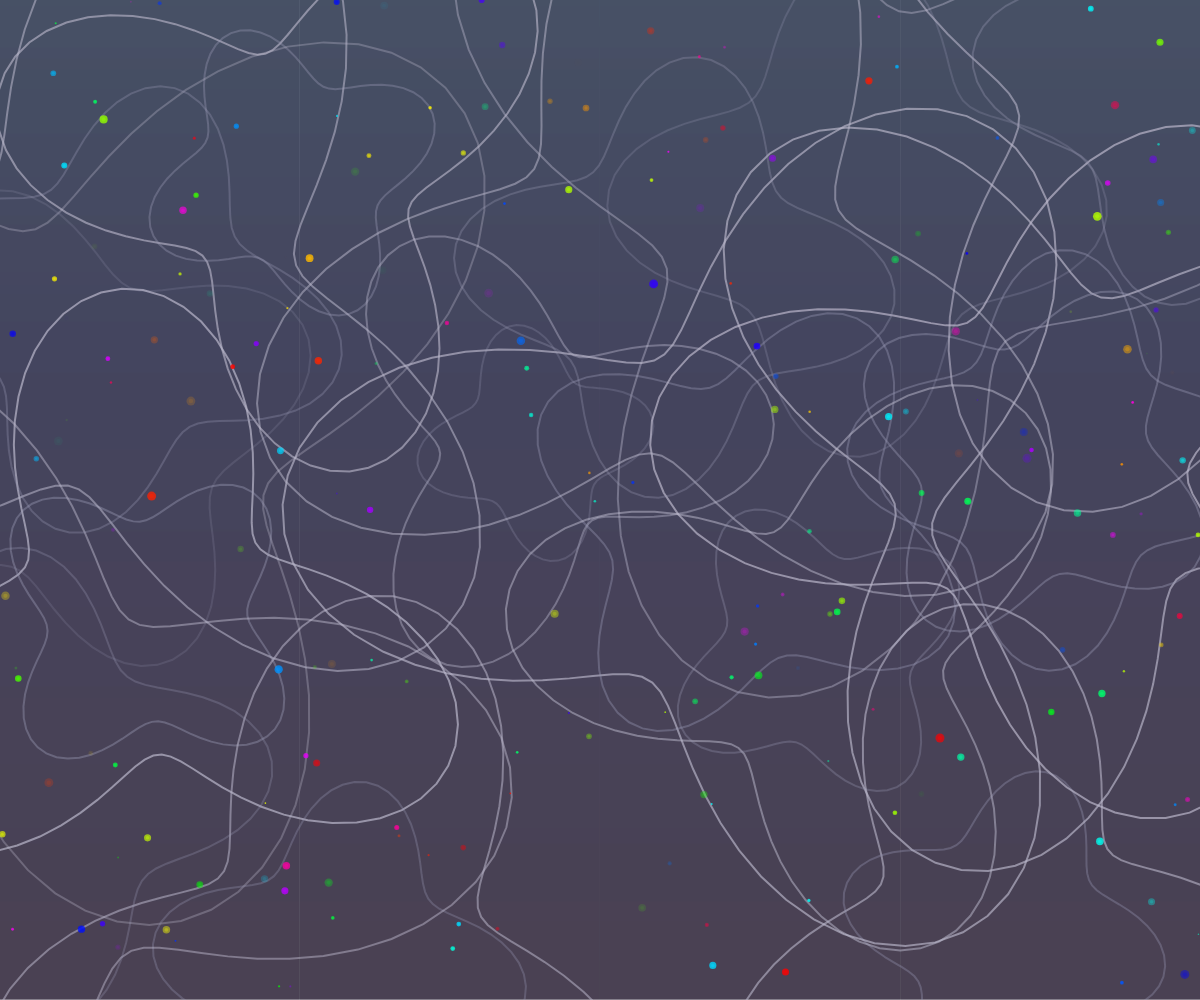
Frame 1 (no input)
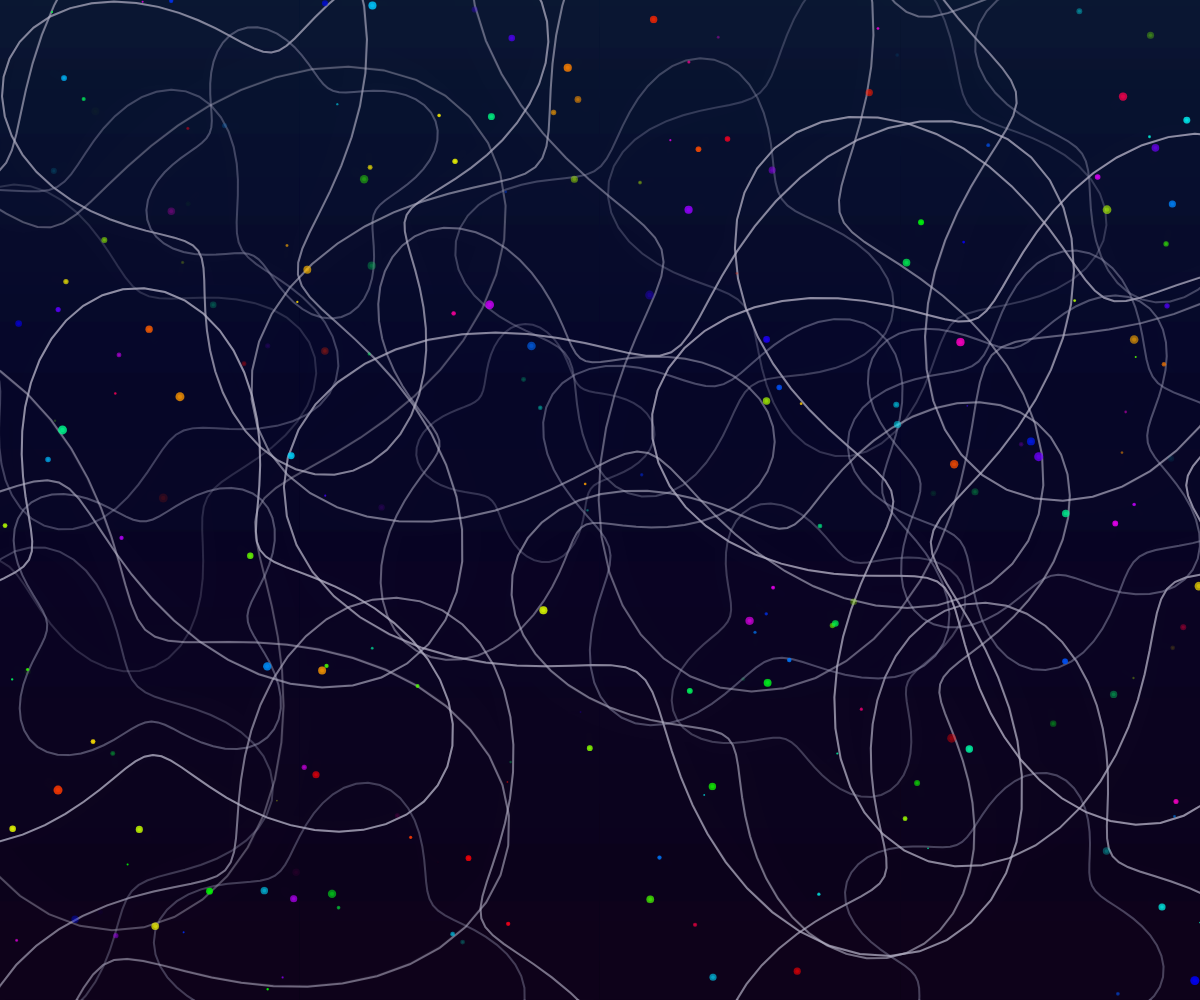
Frame 60 (no input)
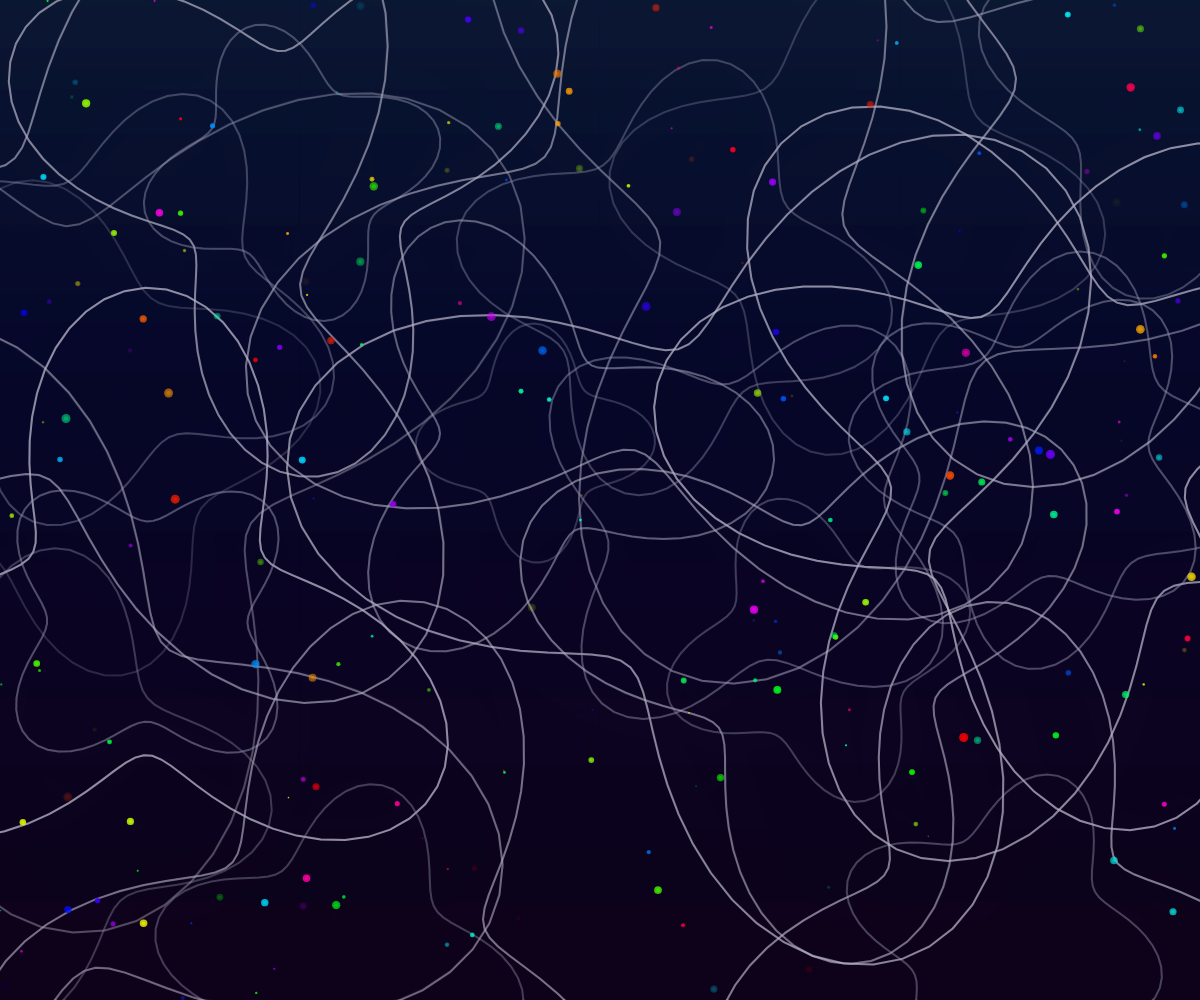
Frame 120 (the mouse pressed at the canvas centre since frame 60)

The p5.js sketch that drew these frames (run headless with seeded random() and noise() and a simulated clock; from frame 60 on, the mouse is pressed at the canvas centre):

// p5.js sketch
// ── sketch.js
let clouds = [];
let lights = [];
let gradient;

function setup() {
  createCanvas(windowWidth, windowHeight);
  colorMode(HSB, 360, 100, 100, 1);
  
  // Create gradient background
  gradient = createGraphics(width, height);
  for (let y = 0; y < height; y++) {
    let inter = map(y, 0, height, 0, 1);
    let c = lerpColor(color(220, 80, 20), color(270, 90, 10), inter);
    gradient.stroke(c);
    gradient.line(0, y, width, y);
  }
  
  // Create cloud formations
  for (let i = 0; i < 15; i++) {
    clouds.push({
      x: random(width),
      y: random(height),
      size: random(200, 600),
      speed: random(0.001, 0.003),
      angle: random(TWO_PI),
      opacity: random(0.3, 0.7)
    });
  }
  
  // Create glowing lights within clouds
  for (let i = 0; i < 200; i++) {
    lights.push({
      x: random(width),
      y: random(height),
      size: random(0.5, 3),
      hue: random(360),
      pulseSpeed: random(0.02, 0.05),
      pulsePhase: random(TWO_PI)
    });
  }
}

function draw() {
  // Draw gradient background
  image(gradient, 0, 0);
  
  // Update and draw clouds
  for (let cloud of clouds) {
    cloud.angle += cloud.speed;
    
    push();
    translate(cloud.x, cloud.y);
    rotate(cloud.angle);
    
    // Draw flowing cloud shape with pulsing opacity
    noFill();
    stroke(250, 10, 80, cloud.opacity);
    strokeWeight(2);
    
    beginShape();
    for (let i = 0; i < 100; i++) {
      let angle = map(i, 0, 99, 0, TWO_PI);
      let radius = cloud.size * (0.7 + 0.3 * sin(angle * 3 + cloud.angle));
      let x = cos(angle) * radius;
      let y = sin(angle) * radius;
      vertex(x, y);
    }
    endShape(CLOSE);
    
    // Draw secondary flow
    stroke(240, 15, 70, cloud.opacity * 0.6);
    beginShape();
    for (let i = 0; i < 100; i++) {
      let angle = map(i, 0, 99, 0, TWO_PI);
      let radius = cloud.size * 0.5 * (0.8 + 0.2 * cos(angle * 4 + cloud.angle * 1.5));
      let x = cos(angle) * radius;
      let y = sin(angle) * radius;
      vertex(x, y);
    }
    endShape(CLOSE);
    
    pop();
  }
  
  // Draw glowing lights
  for (let light of lights) {
    light.pulsePhase += light.pulseSpeed;
    let pulse = abs(sin(light.pulsePhase));
    
    push();
    translate(light.x, light.y);
    
    // Create colored reflection
    noStroke();
    fill(light.hue, 100, 100, pulse * 0.8);
    ellipse(0, 0, light.size * 3);
    
    // Inner glow
    fill(light.hue, 100, 100, pulse * 0.5);
    ellipse(0, 0, light.size * 1.5);
    
    pop();
  }
  
  // Add subtle motion to lights
  for (let light of lights) {
    light.x += sin(frameCount * 0.001 + light.hue) * 0.2;
    light.y += cos(frameCount * 0.001 + light.hue) * 0.2;
    
    // Keep lights on screen
    if (light.x < 0) light.x = width;
    if (light.x > width) light.x = 0;
    if (light.y < 0) light.y = height;
    if (light.y > height) light.y = 0;
  }
}

function windowResized() {
  resizeCanvas(windowWidth, windowHeight);
}
